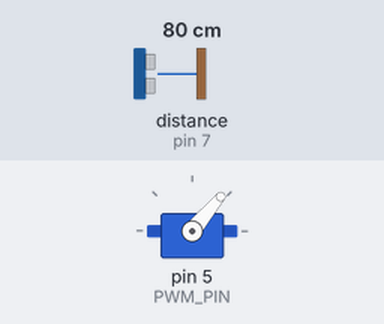
This sketch was run on a simulated Arduino Uno, built with avr-gcc and run on an emulated ATmega328P. Parts: servo. The inputs (shaded band) are chosen by the test bench; at power-on: distance to the obstacle (sensor on pin 7) 80 cm. The echo pulse lasts 58.3 µs per cm; what the sketch prints to the serial monitor is not drawn.

Above: at 1.2 s.
1.3 s: distance to the obstacle (sensor on pin 7) set to 2 cm
At 2.4 s:
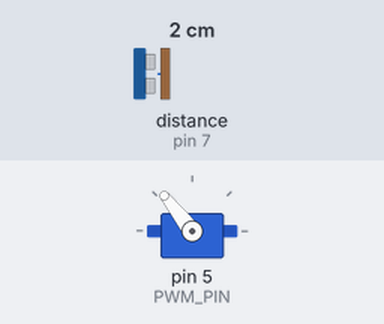
2.8 s: distance to the obstacle (sensor on pin 7) set to 9 cm
At 3.6 s:
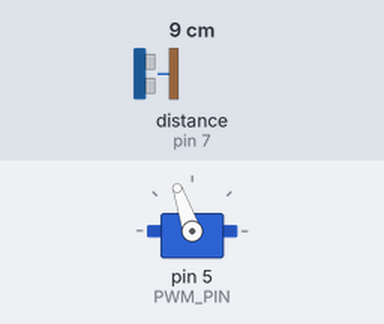
4.3 s: distance to the obstacle (sensor on pin 7) set to 18 cm
At 4.8 s:
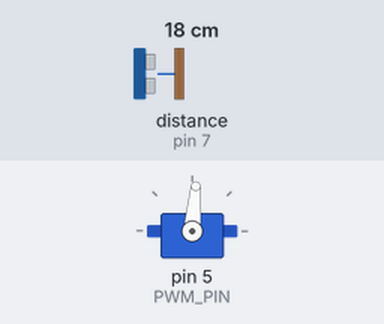
Timing chart, 0 to 9.5 s (numbered marks = the images above; inputs shaded):
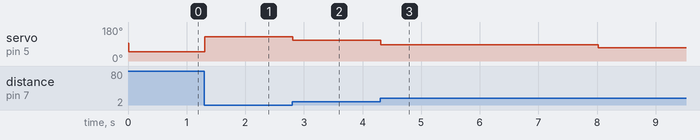

The sketch:

Control_PID.ino
```cpp
#include <Servo.h>
#include <NewPing.h>
#include <Adafruit_MPU6050.h>
#include <Adafruit_Sensor.h>
#include <Wire.h>
#include <NewPing.h>

//Ultrasonico
#define TRIGGER_PIN 6
#define ECHO_PIN 7
#define MAX_DISTANCE 35  //cm

//PINES
#define PWM_PIN 5
#define TRIGGER_PIN 6
#define ECHO_PIN 7
#define MAX_DISTANCE 200
//CREACION DEL SERVO
Servo servo;
//SENSOR DE ULTRASONIDO
NewPing sonar(TRIGGER_PIN, ECHO_PIN, MAX_DISTANCE);
//CREACION DE LA IMU
Adafruit_MPU6050 mpu;
//VARIABLES
const int posicion_inicial = 1500; //us
const float tiempo_1cm = 29.287;  //us
const unsigned long T_MUESTREO = 20000;  //20ms=50 Hz
float sesgo_x = 0;


//SETUP
void setup() {
  Serial.begin(115200);
  while (!Serial) {
    delay(10);
  }
  //SERVO
  servo.attach(PWM_PIN);
  servo.writeMicroseconds(posicion_inicial); // Posición inicial
  delay(10);
}

//FUNCION DE ENVÍO A MATLAB
void matlab_send(float dato1,float dato2,float dato3,float dato4,float dato5) {
  Serial.write("abcd"); //header
  byte *b = (byte *)&dato1;
  Serial.write(b, 4);
  b = (byte *)&dato2;
  Serial.write(b, 4);
  b = (byte *)&dato3;
  Serial.write(b, 4);
  b = (byte *)&dato4;
  Serial.write(b, 4);
  b = (byte *)&dato5;
  Serial.write(b, 4);
}


void loop() {

  //VARIABLES DE CONTROL
  static float ref = 0; //cm
  static float u_anterior = 0;
  static float u_anterior2 = 0;
  static float e_anterior = 0;
  static float e_anterior2 = 0;
  static unsigned long tiempo_anterior_inicial = 0;
  static unsigned long t_final = 0;
  static int contador = 0;

  if (contador == 400) {
    contador = 0;
    if (ref == 0) {
      ref = 6;
    } else {
      ref = 0;
    }
  }
  contador++;

  unsigned long t_inicial = micros();
  float d = 19-5.5/2;
  float distancia = d -(sonar.ping(MAX_DISTANCE) / 2.0 / tiempo_1cm);
  float e_actual = ref - distancia;

  // CONTROL PROPORCIONAL
  float Kp = 2.7; // periodo de oscilacion 1.65 segundos => frecuencia de 0.606 Hz
  float delta_Uk = Kp * e_actual;

  // CONTROL PI
  // float T = T_MUESTREO * 1e-6;
  // float Kp = 2.7;
  // float Ki = 0.22 ;
  // float delta_Uk = u_anterior + (Kp + Ki*T/2) *e_actual + (-Kp + Ki*T/2) *e_anterior;

  // // CONTROL PD
  // float T = T_MUESTREO * 1e-6;
  // float Kp = 3.3;
  // float Kd = 0.00002;
  // float delta_Uk =u_anterior+ (Kp + 2*Kd/T) * e_actual + (-Kp + 2*Kd/T) * e_anterior;

  float u_k = 90 - delta_Uk;
  u_k = constrain(u_k, 50, 160);
  servo.write((int)u_k);

  matlab_send(distancia,delta_Uk,e_actual,u_k,(T_MUESTREO - (t_final -  tiempo_anterior_inicial)));

  e_anterior2 = e_anterior;
  e_anterior = e_actual;
  u_anterior2 = u_anterior;
  u_anterior = delta_Uk;

  tiempo_anterior_inicial=t_inicial;
  delayMicroseconds(T_MUESTREO-16383);
  t_final = micros();
  delayMicroseconds((T_MUESTREO - (t_final - t_inicial))); //valores menosres a 16k
}
```

Measured:
- after the input at 1.3 s, servo on pin 5 (PWM_PIN): 50° → 128° at once
- after the input at 2.8 s, servo on pin 5 (PWM_PIN): 128° → 109° at once
- after the input at 4.3 s, servo on pin 5 (PWM_PIN): 109° → 85° at once, → 69° 3.7 s later
